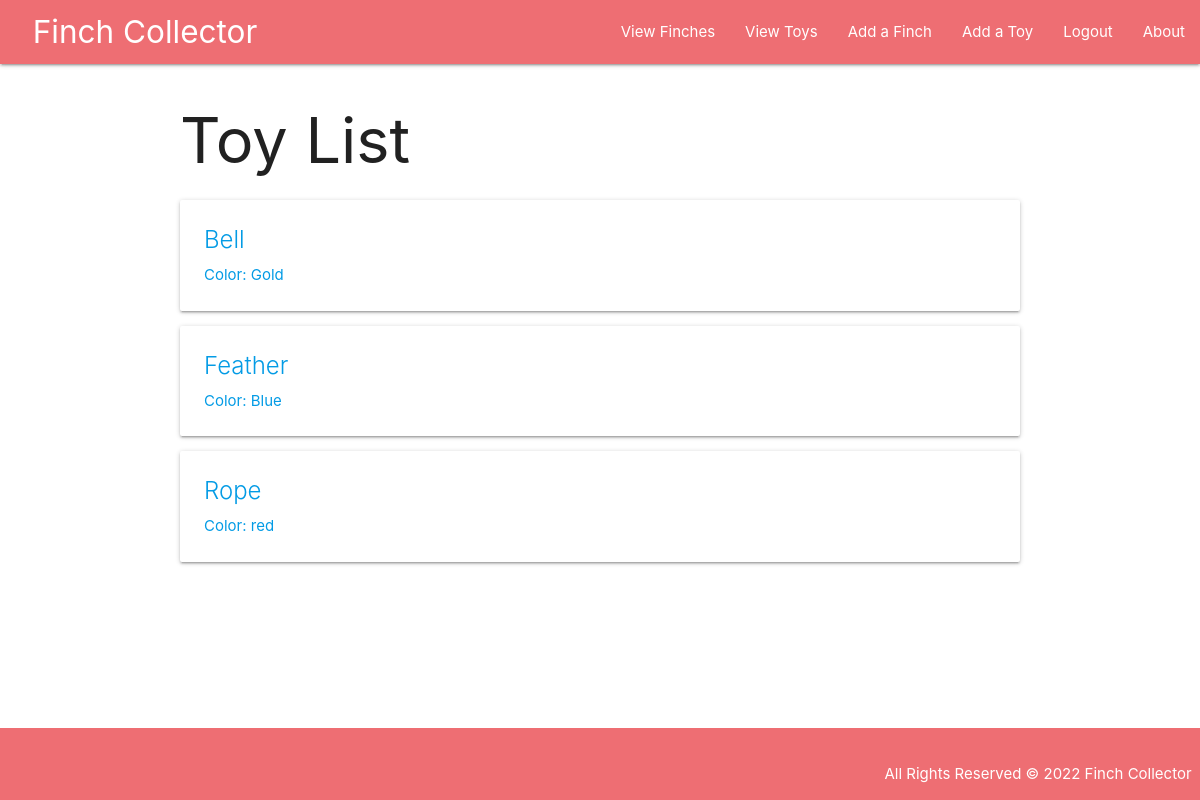
The app's page /toys/ (signed in), older data.
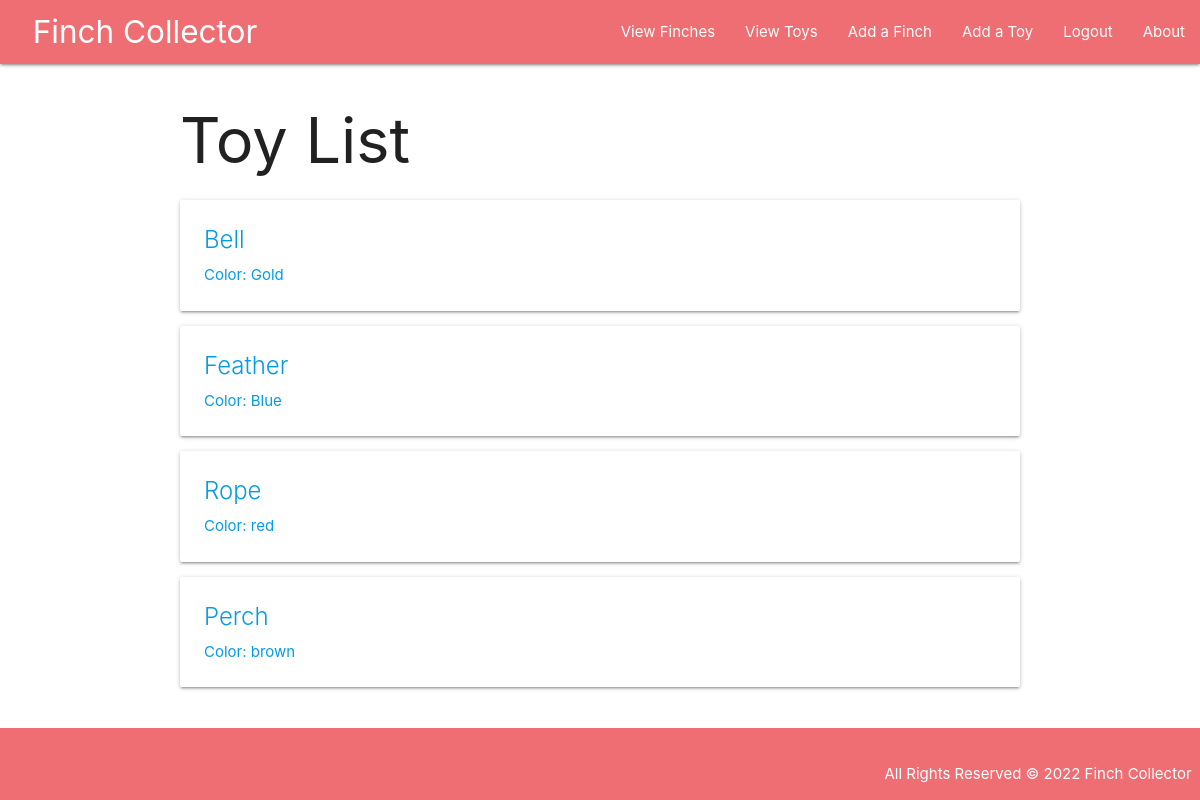
The same page, newer data.
### main_app/models.py (models this page shows, shortened)
class Toy(models.Model):
  name = models.CharField(max_length=50)
  color = models.CharField(max_length=20)

### main_app/views.py (the view)
# urls.py: path('toys/', views.ToyList.as_view(), name='toys'),
class ToyList(LoginRequiredMixin, ListView):
  model = Toy
  context_object_name = 'toys'

### main_app/templates/main_app/toy_list.html
{% extends 'base.html' %}
{% block content %}
  <h1>Toy List</h1>
  {% for toy in toys %}
    <div class="card">
      <a href="{% url 'toy_detail' toy.id %}">
        <div class="card-content">
          <span class="card-title">{{ toy.name }}</span>
          <p>Color: {{ toy.color }}</p>
        </div>
      </a>
    </div>
  {% endfor %}
{% endblock %}

Row changes from the older to the newer data that the page shows:
added Toy: name "Perch", color "brown"
